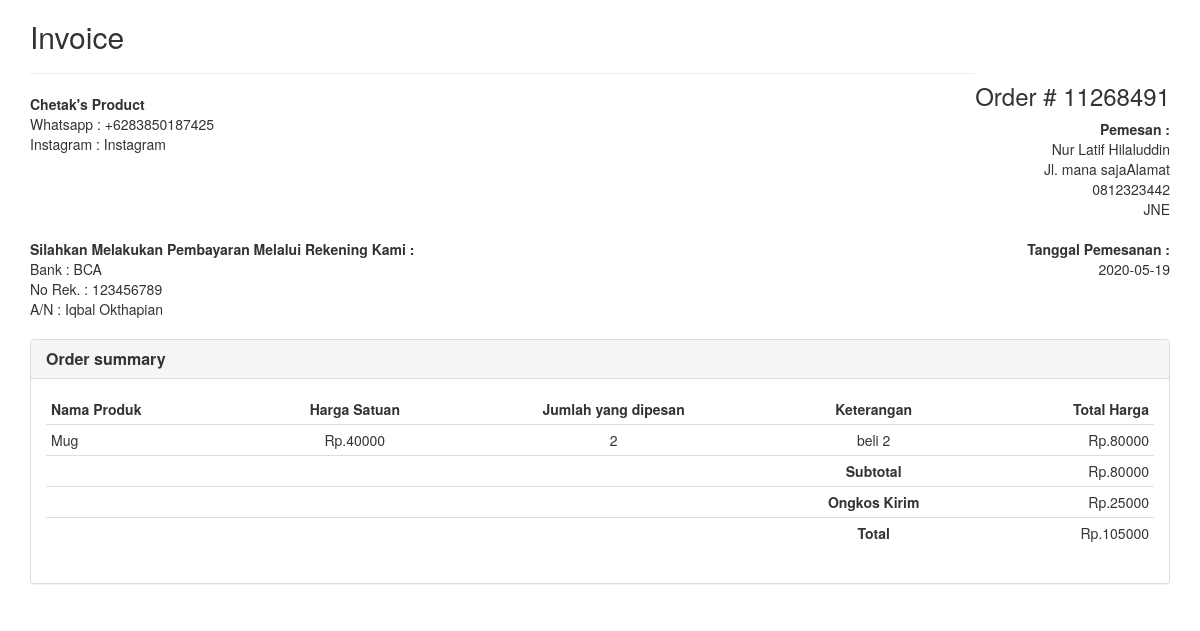
Screenshot of /invoice.php?id=11268491 with the database file from the repository.
### tables this page shows
CREATE TABLE `pemesanan` (
  `id_pemesanan` int(11) NOT NULL,
  `nama_pemesan` varchar(40) NOT NULL,
  `tgl_pemesanan` date NOT NULL,
  `no_telp` varchar(40) NOT NULL,
  `alamat` varchar(100) NOT NULL,
  `id_produk` int(11) NOT NULL,
  `desain_produk` varchar(255) NOT NULL,
  `jumlah` int(11) NOT NULL,
  `id_jasakirim` int(11) NOT NULL,
  `jumlah_bayar` int(11) NOT NULL,
  `keterangan` varchar(65) NOT NULL,
  `status_pemesanan` int(11) NOT NULL
);

CREATE TABLE `jasakirim` (
  `id_jasakirim` int(11) NOT NULL,
  `nama_jaskir` varchar(25) NOT NULL,
  `tarif_kirim` int(11) NOT NULL
);

CREATE TABLE `produk` (
  `id_produk` int(11) NOT NULL,
  `nama_produk` varchar(40) NOT NULL,
  `harga` int(11) NOT NULL,
  `gambar_produk` varchar(255) NOT NULL
);

### invoice.php (the view, shortened to what this page needs)
<?php
    include "koneksi.php";
    $id_pemesanan = $_GET["id"];
    $query = $db->prepare("SELECT * FROM pemesanan p, jasakirim j, produk where p.id_pemesanan='$id_pemesanan' and p.id_produk=produk.id_produk and p.id_jasakirim = j.id_jasakirim");
    $query->execute();
    foreach ($query as $data){
?>
<!doctype html>
<html>
    <head>
        <link href="//netdna.bootstrapcdn.com/bootstrap/3.1.0/css/bootstrap.min.css" rel="stylesheet" id="bootstrap-css">
    </head>
    <body>
        <div class="container">
            <div class="row">
                <div class="col-xs-12">
                    <div class="invoice-title">
                        <h2>Invoice</h2><h3 class="pull-right">Order # <?php echo $data['id_pemesanan']; ?></h3>
                    </div>
                    <hr>
                    <div class="row">
                        <div class="col-xs-6">
                            <address>
                            <strong>Chetak's Product</strong><br>
                                Whatsapp : +6283850187425<br>
                                Instagram : Instagram
                            </address>
                        </div>
                        <div class="col-xs-6 text-right">
                            <address>
                            <strong>Pemesan :</strong><br>
                                <?php echo $data['nama_pemesan']; ?><br>
                                <?php echo $data['alamat']; ?>Alamat<br>
                                <?php echo $data['no_telp']; ?><br>
                                <?php echo $data['nama_jaskir']; ?>
                            </address>
                        </div>
                    </div>
                    <div class="row">
                        <div class="col-xs-6">
                            <address>
                                <strong>Silahkan Melakukan Pembayaran Melalui Rekening Kami :</strong><br>
                                Bank : BCA<br>
                                No Rek. : 123456789<br>
                                A/N : Iqbal Okthapian
                            </address>
                        </div>
                        <div class="col-xs-6 text-right">
                            <address>
                                <strong>Tanggal Pemesanan :</strong><br>
                                <?php echo $data['tgl_pemesanan']; ?><br><br>
                            </address>
                        </div>
                    </div>
                </div>
            </div>
            <div class="row">
                <div class="col-md-12">
                    <div class="panel panel-default">
                        <div class="panel-heading">
                            <h3 class="panel-title"><strong>Order summary</strong></h3>
                        </div>
                        <div class="panel-body">
                            <div class="table-responsive">
                                <table class="table table-condensed">
                                    <thead>
                                        <tr>
                                            <td><strong>Nama Produk</strong></td>
                                            <td class="text-center"><strong>Harga Satuan</strong></td>
                                            <td class="text-center"><strong>Jumlah yang dipesan</strong></td>
                                            <td class="text-center"><strong>Keterangan</strong></td>
                                            <td class="text-right"><strong>Total Harga</strong></td>
                                        </tr>
                                    </thead>
                                    <tbody>
                                        <tr>
                                            <td><?php echo $data['nama_produk']; ?></td>
                                            <td class="text-center"><?php echo "Rp.", $data['harga']; ?></td>
                                            <td class="text-center"><?php echo $data['jumlah']; ?></td>
                                            <td class="text-center"><?php echo $data['keterangan']; ?></td>
                                            <td class="text-right"><?php echo "Rp.", $data['harga']*$data['jumlah']; ?></td>
                                        </tr>
                                        <tr>
                                            <td class="thick-line"></td>
                                            <td class="thick-line"></td>
                                            <td class="thick-line"></td>
                                            <td class="thick-line text-center"><strong>Subtotal</strong></td>
                                            <td class="thick-line text-right"><?php echo "Rp.", $data['harga']*$data['jumlah']; ?></td>
                                        </tr>
                                        <tr>
                                            <td class="no-line"></td>
                                            <td class="no-line"></td>
                                            <td class="thick-line"></td>
                                            <td class="no-line text-center"><strong>Ongkos Kirim</strong></td>
                                            <td class="no-line text-right"><?php echo "Rp.", $data['tarif_kirim']; ?></td>
                                        </tr>
                                        <tr>
                                            <td class="no-line"></td>
                                            <td class="no-line"></td>
                                            <td class="thick-line"></td>
                                            <td class="no-line text-center"><strong>Total</strong></td>
                                            <td class="no-line text-right"><?php echo "Rp.", $data['jumlah_bayar']; ?></td>
                                        </tr>
                                    </tbody>
                                </table>
                            </div>
                        </div>
                    </div>
                </div>
            </div>
        </div>
    </body>
</html>
<?php
}
?>

### rows the page displays
pemesanan: id_pemesanan "11268491", nama_pemesan "Nur Latif Hilaluddin", alamat "Jl. mana saja", no_telp "0812323442", id_jasakirim.nama_jaskir "JNE", tgl_pemesanan "2020-05-19", id_produk.nama_produk "Mug", id_produk.harga "40000", jumlah "2", keterangan "beli 2", $data['harga']*$data['jumlah'] "80000", id_jasakirim.tarif_kirim "25000", jumlah_bayar "105000"
